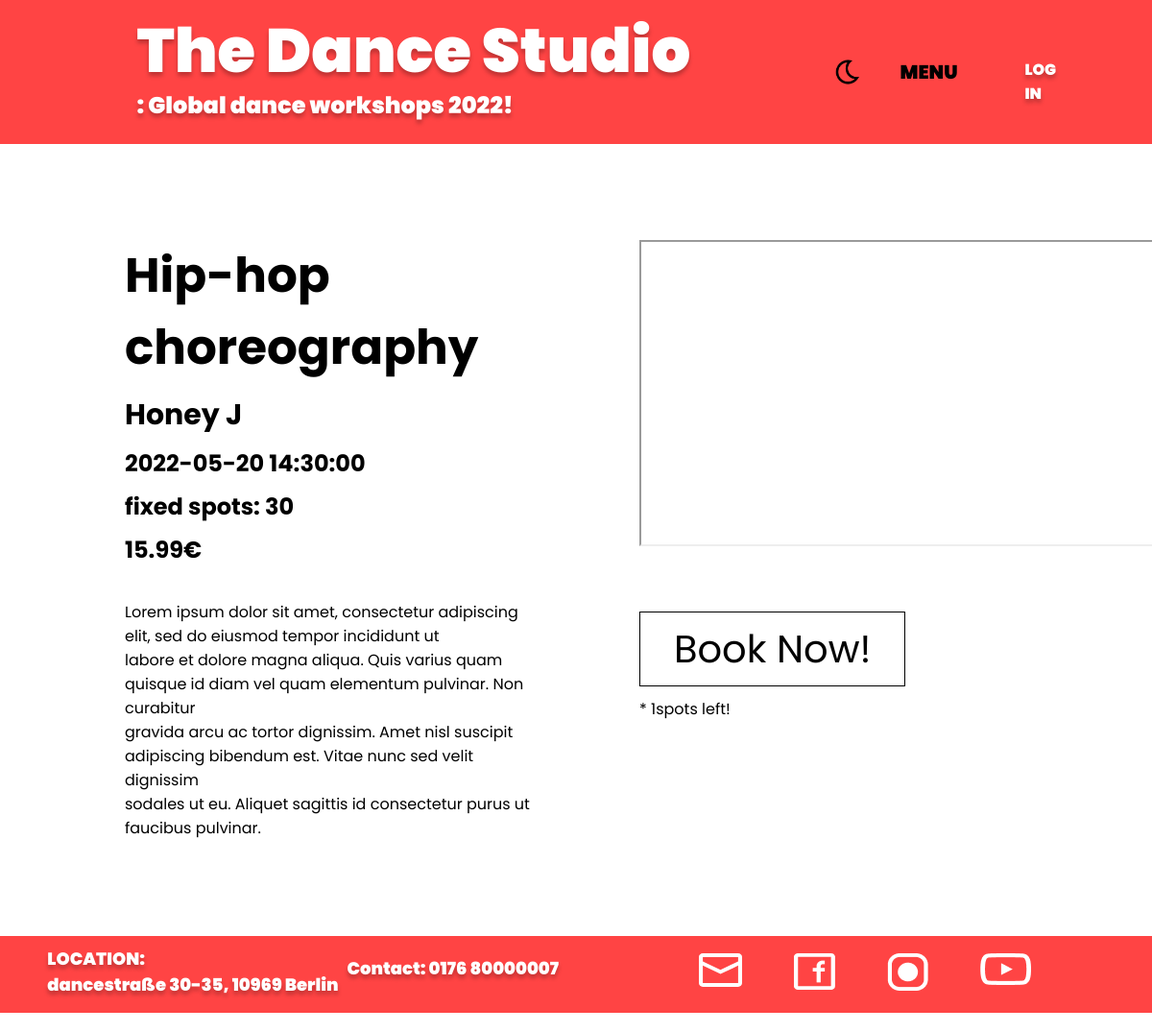
The app's page /classinfo/1, older data.
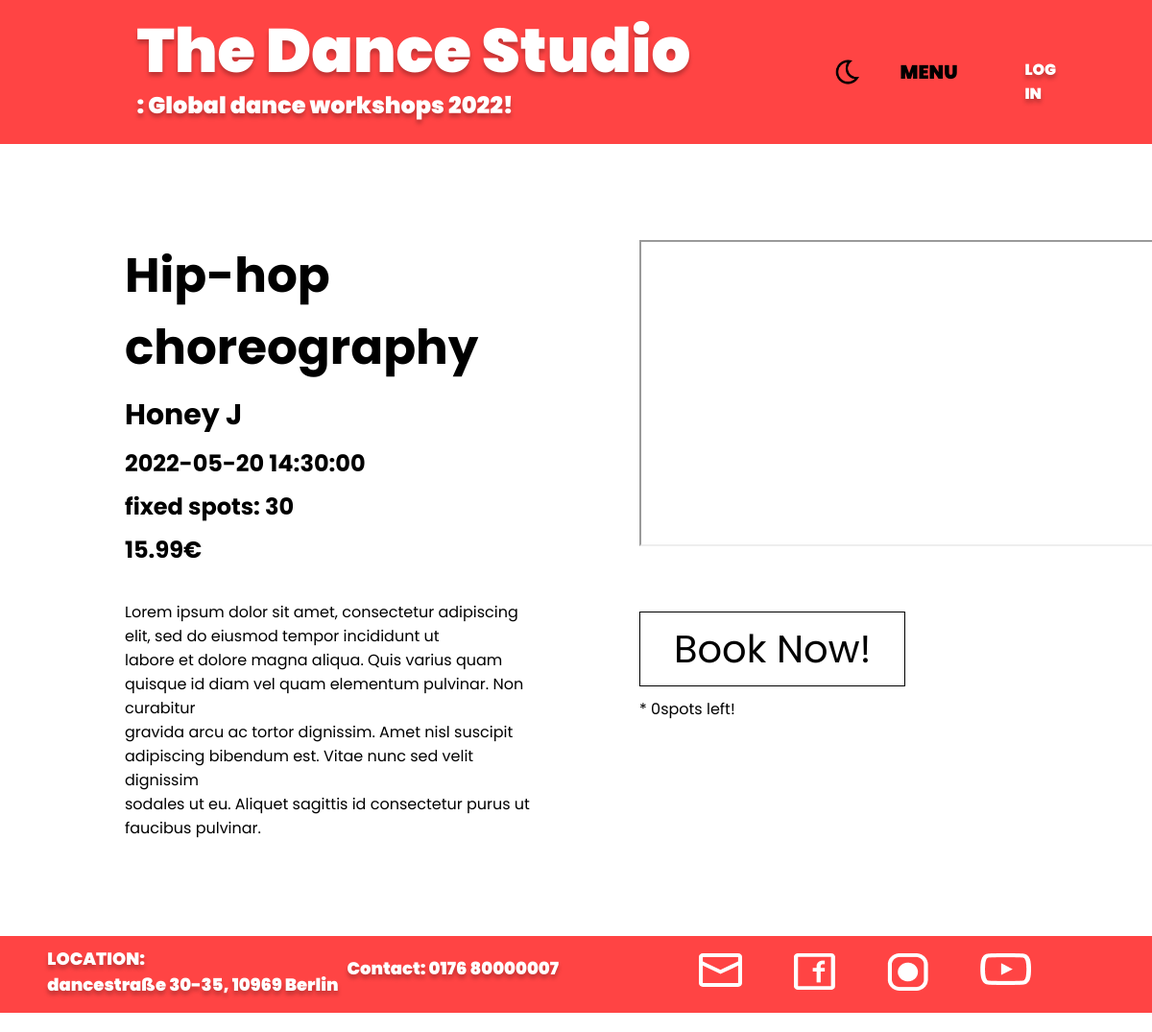
The same page, newer data.
### app/booking/models.py (models this page shows, shortened)
class Workshop(db.Model, CRUDMixin):
    id = db.Column(db.Integer, primary_key=True)
    date = db.Column(db.String(120))
    name = db.Column(db.String(120))
    teacher = db.Column(db.String(150))
    price = db.Column(db.Numeric(100, 2))
    fixed_spots = db.Column(db.Integer)
    available_spots = db.Column(db.Integer)
    picture_url = db.Column(db.String(300))
    video_url= db.Column(db.String(300))
    userinfos = db.relationship('Userinfo', backref='workshop', lazy=True)

### app/booking/routes.py (the view)
@blueprint.route('/classinfo/<int:id>')
def classinfo(id):
    workshop = Workshop.query.filter_by(id=id).first_or_404()
    return render_template('booking/classInfo.htm',workshop=workshop)

### app/templates/booking/classInfo.htm (shortened to what this page needs)
{% extends 'base.html' %}
{% block css %}
<link rel="stylesheet" type="text/css" href="../static/styles/classinfo_style.css">
{% endblock %}
{% block body %}
    <div class="content">
        <div class="info">
            <h1> {{workshop.name}} </h1>
            <h2> {{workshop.teacher}} </h2>
            <h3> {{workshop.date}} </h3>
            <h4> fixed spots: {{workshop.fixed_spots}}</h4>
            <h5> {{workshop.price}}€</h5>
            <p><br>Lorem ipsum dolor sit amet, consectetur adipiscing <br> elit, sed do eiusmod tempor incididunt ut <br>labore et dolore magna aliqua. Quis varius quam <br>quisque id diam vel quam elementum pulvinar. Non curabitur<br> gravida arcu ac tortor dignissim. Amet nisl suscipit <br>adipiscing bibendum est. Vitae nunc sed velit dignissim <br>sodales ut eu. Aliquet sagittis id consectetur purus ut <br>faucibus pulvinar. </p>
        </div>
        <div class="rightside">
            <iframe width="560" height="315" src={{workshop.video_url}}>
            </iframe>
            <br>
            <a href="/book/{{workshop.id}}" id="book" onclick="togglePopup()" class="{{workshop.available_spots}}">
                Book Now!
            </a>
            <p1>
            <br> * {{workshop.available_spots}}spots left!
            </p1>
        </div>
    </div>
{% endblock %}

Row changes from the older to the newer data that the page shows:
changed Workshop "Hip-hop choreography": available_spots "1" → "0"
